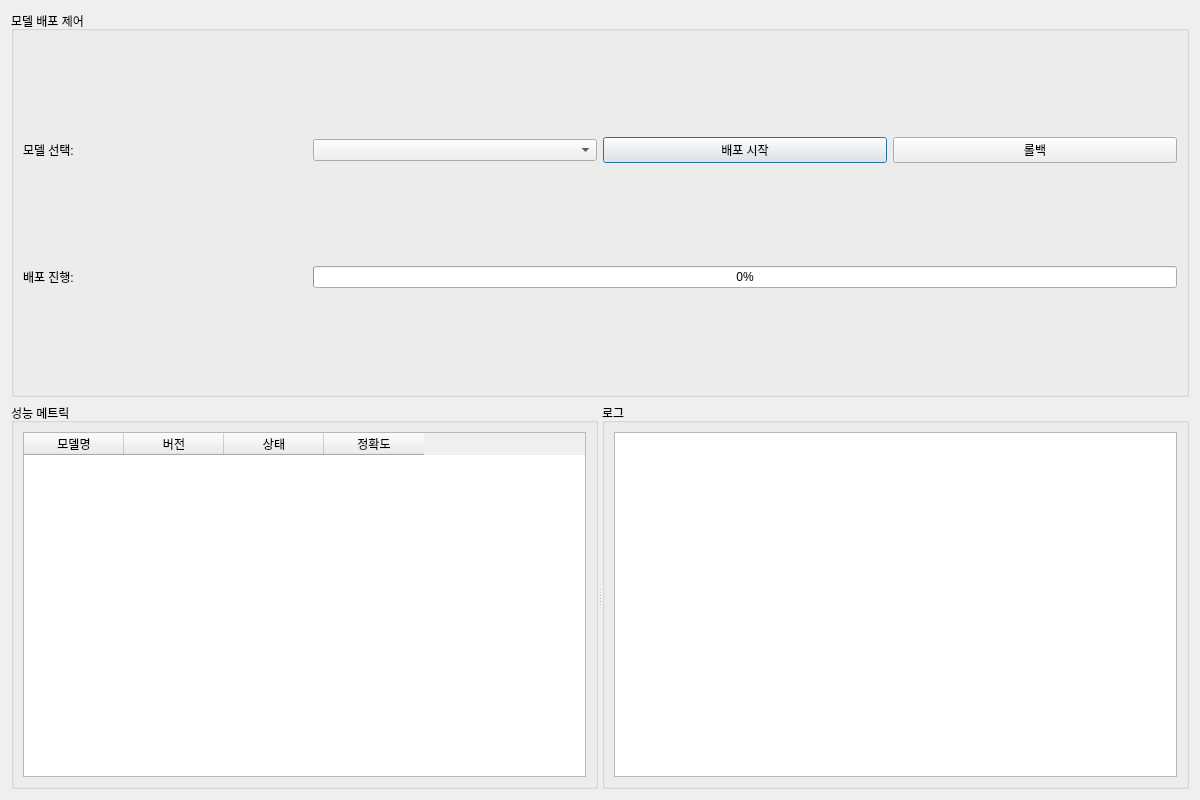
<?xml version="1.0" encoding="UTF-8"?>
<ui version="4.0">
 <class>AIEngineDialog</class>
 <widget class="QDialog" name="AIEngineDialog">
  <property name="geometry">
   <rect>
    <x>0</x>
    <y>0</y>
    <width>1200</width>
    <height>800</height>
   </rect>
  </property>
  <property name="windowTitle">
   <string>AI 엔진 관리</string>
  </property>
  <layout class="QVBoxLayout" name="verticalLayout">
   <item>
    <widget class="QGroupBox" name="controlGroupBox">
     <property name="title">
      <string>모델 배포 제어</string>
     </property>
     <layout class="QGridLayout" name="gridLayout">
      <item row="0" column="0">
       <widget class="QLabel" name="modelLabel">
        <property name="text">
         <string>모델 선택:</string>
        </property>
       </widget>
      </item>
      <item row="0" column="1">
       <widget class="QComboBox" name="modelComboBox"/>
      </item>
      <item row="0" column="2">
       <widget class="QPushButton" name="deployButton">
        <property name="text">
         <string>배포 시작</string>
        </property>
       </widget>
      </item>
      <item row="0" column="3">
       <widget class="QPushButton" name="rollbackButton">
        <property name="text">
         <string>롤백</string>
        </property>
       </widget>
      </item>
      <item row="1" column="0">
       <widget class="QLabel" name="progressLabel">
        <property name="text">
         <string>배포 진행:</string>
        </property>
       </widget>
      </item>
      <item row="1" column="1" colspan="3">
       <widget class="QProgressBar" name="deployProgressBar">
        <property name="value">
         <number>0</number>
        </property>
       </widget>
      </item>
     </layout>
    </widget>
   </item>
   <item>
    <widget class="QSplitter" name="splitter">
     <property name="orientation">
      <enum>Qt::Horizontal</enum>
     </property>
     <widget class="QGroupBox" name="metricsGroupBox">
      <property name="title">
       <string>성능 메트릭</string>
      </property>
      <layout class="QVBoxLayout" name="metricsLayout">
       <item>
        <widget class="QTableWidget" name="modelTable">
         <property name="columnCount">
          <number>4</number>
         </property>
         <column>
          <property name="text">
           <string>모델명</string>
          </property>
         </column>
         <column>
          <property name="text">
           <string>버전</string>
          </property>
         </column>
         <column>
          <property name="text">
           <string>상태</string>
          </property>
         </column>
         <column>
          <property name="text">
           <string>정확도</string>
          </property>
         </column>
        </widget>
       </item>
      </layout>
     </widget>
     <widget class="QGroupBox" name="logGroupBox">
      <property name="title">
       <string>로그</string>
      </property>
      <layout class="QVBoxLayout" name="logLayout">
       <item>
        <widget class="QTextEdit" name="logTextEdit">
         <property name="readOnly">
          <bool>true</bool>
         </property>
        </widget>
       </item>
      </layout>
     </widget>
    </widget>
   </item>
  </layout>
 </widget>
 <resources/>
 <connections/>
</ui>
